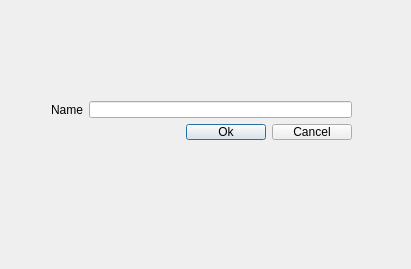
<?xml version="1.0" encoding="UTF-8"?>
<ui version="4.0">
 <class>Dialog</class>
 <widget class="QDialog" name="Dialog">
  <property name="geometry">
   <rect>
    <x>0</x>
    <y>0</y>
    <width>411</width>
    <height>269</height>
   </rect>
  </property>
  <property name="windowTitle">
   <string>Dialog</string>
  </property>
  <widget class="QWidget" name="">
   <property name="geometry">
    <rect>
     <x>40</x>
     <y>90</y>
     <width>323</width>
     <height>61</height>
    </rect>
   </property>
   <layout class="QVBoxLayout" name="verticalLayout">
    <item>
     <layout class="QHBoxLayout" name="horizontalLayout">
      <item>
       <widget class="QLabel" name="label">
        <property name="text">
         <string>Name</string>
        </property>
        <property name="buddy">
         <cstring>lineEdit</cstring>
        </property>
       </widget>
      </item>
      <item>
       <widget class="QLineEdit" name="lineEdit"/>
      </item>
     </layout>
    </item>
    <item>
     <layout class="QHBoxLayout" name="horizontalLayout_2">
      <item>
       <spacer name="horizontalSpacer">
        <property name="orientation">
         <enum>Qt::Horizontal</enum>
        </property>
        <property name="sizeHint" stdset="0">
         <size>
          <width>40</width>
          <height>20</height>
         </size>
        </property>
       </spacer>
      </item>
      <item>
       <widget class="QPushButton" name="pushButton">
        <property name="text">
         <string>Ok</string>
        </property>
       </widget>
      </item>
      <item>
       <widget class="QPushButton" name="pushButton_2">
        <property name="text">
         <string>Cancel</string>
        </property>
       </widget>
      </item>
     </layout>
    </item>
   </layout>
  </widget>
 </widget>
 <layoutdefault spacing="6" margin="11"/>
 <tabstops>
  <tabstop>lineEdit</tabstop>
  <tabstop>pushButton</tabstop>
  <tabstop>pushButton_2</tabstop>
 </tabstops>
 <resources/>
 <connections>
  <connection>
   <sender>pushButton_2</sender>
   <signal>clicked()</signal>
   <receiver>Dialog</receiver>
   <slot>close()</slot>
   <hints>
    <hint type="sourcelabel">
     <x>329</x>
     <y>146</y>
    </hint>
    <hint type="destinationlabel">
     <x>336</x>
     <y>169</y>
    </hint>
   </hints>
  </connection>
  <connection>
   <sender>pushButton</sender>
   <signal>clicked()</signal>
   <receiver>Dialog</receiver>
   <slot>accept()</slot>
   <hints>
    <hint type="sourcelabel">
     <x>247</x>
     <y>146</y>
    </hint>
    <hint type="destinationlabel">
     <x>249</x>
     <y>170</y>
    </hint>
   </hints>
  </connection>
 </connections>
</ui>
